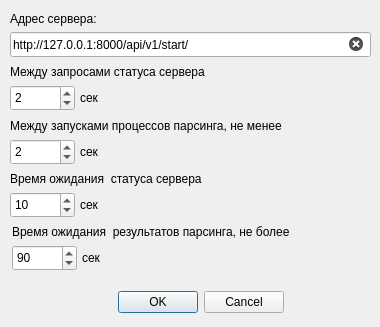
<?xml version="1.0" encoding="UTF-8"?>
<ui version="4.0">
 <class>server_settings</class>
 <widget class="QDialog" name="server_settings">
  <property name="windowModality">
   <enum>Qt::ApplicationModal</enum>
  </property>
  <property name="geometry">
   <rect>
    <x>0</x>
    <y>0</y>
    <width>380</width>
    <height>327</height>
   </rect>
  </property>
  <property name="windowTitle">
   <string>Настройки подключения к серверу</string>
  </property>
  <property name="modal">
   <bool>true</bool>
  </property>
  <widget class="QDialogButtonBox" name="buttonBox">
   <property name="geometry">
    <rect>
     <x>30</x>
     <y>286</y>
     <width>341</width>
     <height>32</height>
    </rect>
   </property>
   <property name="orientation">
    <enum>Qt::Horizontal</enum>
   </property>
   <property name="standardButtons">
    <set>QDialogButtonBox::Cancel|QDialogButtonBox::Ok</set>
   </property>
   <property name="centerButtons">
    <bool>true</bool>
   </property>
  </widget>
  <widget class="QLabel" name="label_serverAddress">
   <property name="geometry">
    <rect>
     <x>10</x>
     <y>10</y>
     <width>111</width>
     <height>17</height>
    </rect>
   </property>
   <property name="text">
    <string>Адрес сервера:</string>
   </property>
  </widget>
  <widget class="QLineEdit" name="lineEdit_serverAddress">
   <property name="geometry">
    <rect>
     <x>10</x>
     <y>32</y>
     <width>361</width>
     <height>25</height>
    </rect>
   </property>
   <property name="text">
    <string>http://127.0.0.1:8000/api/v1/start/</string>
   </property>
   <property name="clearButtonEnabled">
    <bool>true</bool>
   </property>
  </widget>
  <widget class="QSpinBox" name="spinBox_statusRequestInterval">
   <property name="geometry">
    <rect>
     <x>10</x>
     <y>85</y>
     <width>65</width>
     <height>26</height>
    </rect>
   </property>
   <property name="maximum">
    <number>9999</number>
   </property>
   <property name="value">
    <number>2</number>
   </property>
  </widget>
  <widget class="QLabel" name="label_statusRequestFrequency_1">
   <property name="geometry">
    <rect>
     <x>10</x>
     <y>63</y>
     <width>371</width>
     <height>17</height>
    </rect>
   </property>
   <property name="text">
    <string>Между запросами статуса сервера</string>
   </property>
  </widget>
  <widget class="QLabel" name="label_parsRequestFrequency_1">
   <property name="geometry">
    <rect>
     <x>10</x>
     <y>117</y>
     <width>351</width>
     <height>17</height>
    </rect>
   </property>
   <property name="text">
    <string>Между запусками процессов парсинга, не менее</string>
   </property>
  </widget>
  <widget class="QSpinBox" name="spinBox_parsRequestInterval">
   <property name="geometry">
    <rect>
     <x>10</x>
     <y>139</y>
     <width>65</width>
     <height>26</height>
    </rect>
   </property>
   <property name="maximum">
    <number>9999</number>
   </property>
   <property name="value">
    <number>2</number>
   </property>
  </widget>
  <widget class="QLabel" name="label_statusRequestFrequency_2">
   <property name="geometry">
    <rect>
     <x>80</x>
     <y>89</y>
     <width>31</width>
     <height>17</height>
    </rect>
   </property>
   <property name="text">
    <string>сек</string>
   </property>
  </widget>
  <widget class="QLabel" name="label_parsRequestFrequency_2">
   <property name="geometry">
    <rect>
     <x>80</x>
     <y>143</y>
     <width>31</width>
     <height>17</height>
    </rect>
   </property>
   <property name="text">
    <string>сек</string>
   </property>
  </widget>
  <widget class="QSpinBox" name="spinBox_statusResponseTimeout">
   <property name="geometry">
    <rect>
     <x>10</x>
     <y>192</y>
     <width>65</width>
     <height>26</height>
    </rect>
   </property>
   <property name="maximum">
    <number>9999</number>
   </property>
   <property name="value">
    <number>10</number>
   </property>
  </widget>
  <widget class="QLabel" name="label_statusResponseTimeout_2">
   <property name="geometry">
    <rect>
     <x>80</x>
     <y>196</y>
     <width>31</width>
     <height>17</height>
    </rect>
   </property>
   <property name="text">
    <string>сек</string>
   </property>
  </widget>
  <widget class="QLabel" name="label_statusResponseTimeout_1">
   <property name="geometry">
    <rect>
     <x>10</x>
     <y>170</y>
     <width>241</width>
     <height>17</height>
    </rect>
   </property>
   <property name="text">
    <string>Время ожидания  статуса сервера</string>
   </property>
  </widget>
  <widget class="QLabel" name="label_parsResponseTimeout_2">
   <property name="geometry">
    <rect>
     <x>82</x>
     <y>249</y>
     <width>31</width>
     <height>17</height>
    </rect>
   </property>
   <property name="text">
    <string>сек</string>
   </property>
  </widget>
  <widget class="QLabel" name="label_parsResponseTimeout_1">
   <property name="geometry">
    <rect>
     <x>12</x>
     <y>223</y>
     <width>351</width>
     <height>17</height>
    </rect>
   </property>
   <property name="text">
    <string>Время ожидания  результатов парсинга, не более</string>
   </property>
  </widget>
  <widget class="QSpinBox" name="spinBox_parsResponseTimeout">
   <property name="geometry">
    <rect>
     <x>12</x>
     <y>245</y>
     <width>65</width>
     <height>26</height>
    </rect>
   </property>
   <property name="maximum">
    <number>9999</number>
   </property>
   <property name="value">
    <number>90</number>
   </property>
  </widget>
 </widget>
 <resources/>
 <connections>
  <connection>
   <sender>buttonBox</sender>
   <signal>accepted()</signal>
   <receiver>server_settings</receiver>
   <slot>accept()</slot>
   <hints>
    <hint type="sourcelabel">
     <x>248</x>
     <y>254</y>
    </hint>
    <hint type="destinationlabel">
     <x>157</x>
     <y>274</y>
    </hint>
   </hints>
  </connection>
  <connection>
   <sender>buttonBox</sender>
   <signal>rejected()</signal>
   <receiver>server_settings</receiver>
   <slot>reject()</slot>
   <hints>
    <hint type="sourcelabel">
     <x>316</x>
     <y>260</y>
    </hint>
    <hint type="destinationlabel">
     <x>286</x>
     <y>274</y>
    </hint>
   </hints>
  </connection>
 </connections>
</ui>
